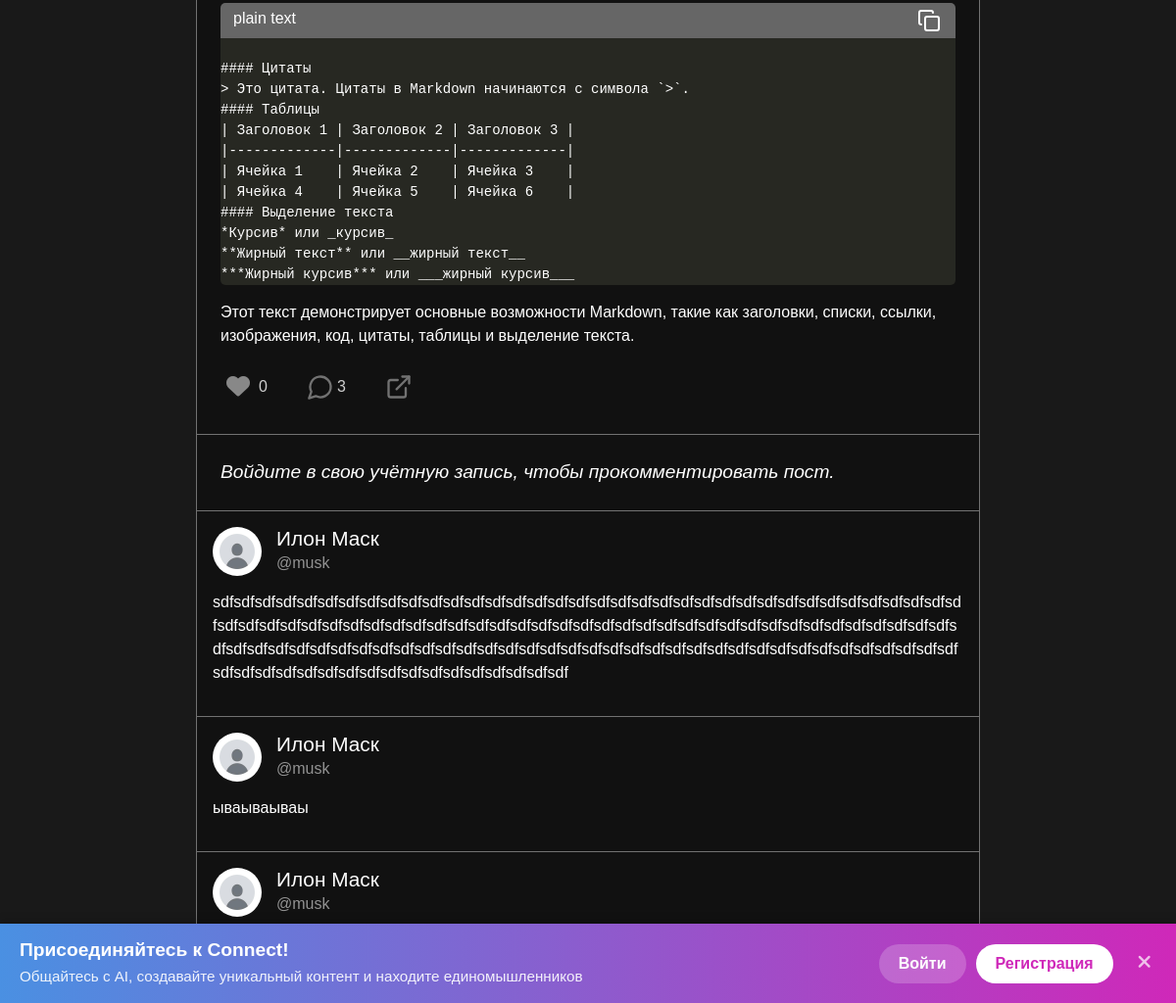
Before: /person/post/108/ (lower part) with the older database file.
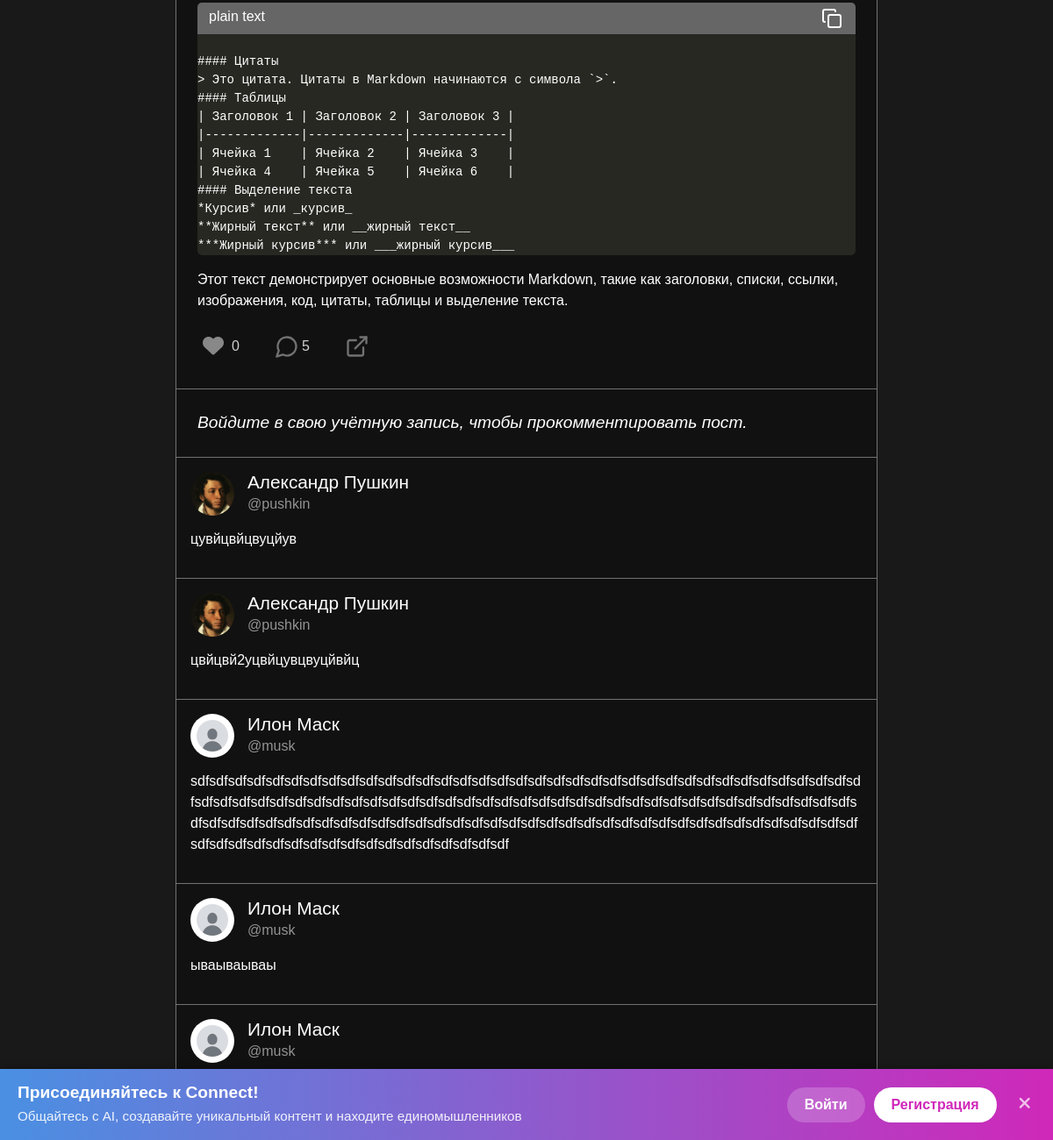
After: the same page with the newer database file.
### person/models.py (models this page shows, shortened)
class Post(models.Model):
    text = models.TextField('Текст', max_length=5000)
    date = models.DateTimeField('Дата публикации')
    user = models.ForeignKey(User, on_delete=models.CASCADE)
    image = models.ImageField(upload_to='post_images/', blank=True, null=True)
    likes = models.ManyToManyField(User, related_name='liked_posts', blank=True)
    def total_likes(self):
        return self.likes.count()
    def total_comments(self):
        return self.comments.count()
    class Meta:
        verbose_name = 'Пост'
        verbose_name_plural = 'Посты'

class Comment(models.Model):
    post = models.ForeignKey('Post', related_name='comments', on_delete=models.CASCADE)
    user = models.ForeignKey(User, on_delete=models.CASCADE)
    content = models.TextField()
    created_at = models.DateTimeField(default=timezone.now)

### users/models.py (models this page shows, shortened)
class User(AbstractUser):
    first_name = models.CharField("Имя", max_length=20)
    last_name = models.CharField("Фамилия", max_length=20)
    username = models.CharField("Имя пользователя", unique=True, max_length=20)
    email = models.EmailField("Почта", unique=True)
    password = models.CharField("Пароль", max_length=20)
    image = models.ImageField("Аватар", upload_to='users_images', blank=True, null=True)
    about = models.TextField("О себе", max_length=250, blank=True, null=True)
    ai_help_requests_left = models.PositiveIntegerField(default=5)
    last_ai_help_reset = models.DateTimeField(auto_now_add=True)
    has_subscription = models.BooleanField(default=False)
    def get_avatar_url(self):
        if self.image and hasattr(self.image, 'url'):
            return self.image.url
        else:
            return os.path.join(settings.STATIC_URL, 'person/img/default.jpg')
    class Meta:
        verbose_name = 'Пользователь'
        verbose_name_plural = 'Пользователи'

### person/views.py (the view)
# urls.py: path('post/<int:post_id>/', views.post_detail, name='post_detail'),
def post_detail(request, post_id):
    post = get_object_or_404(Post, id=post_id)
    comments = Comment.objects.filter(post=post).order_by('-created_at')
    if request.method == 'POST':
        form = CommentForm(request.POST)
        if form.is_valid():
            comment = form.save(commit=False)
            comment.post = post
            comment.user = request.user
            comment.save()
            return redirect('post_detail', post_id=post.id)
    else:
        form = CommentForm()
    return render(request, 'person/post_detail.html', {
        'post': post,
        'comments': comments,
        'form': form,
    })

### person/templates/person/post_detail.html (shortened to what this page needs)
{% extends 'main/layout.html' %}
{% load custom_filters %}
{% load static %}
{% block link %}
    <link rel="stylesheet" href="{% static 'person/css/person.css' %}">
    <link rel="stylesheet" href="{% static 'person/css/like_users_list.css' %}">
    <link rel="stylesheet" href="{% static 'main/css/markdown.css' %}">
    <link rel="stylesheet" href="https://unpkg.com/@highlightjs/cdn-assets@11.7.0/styles/github-dark.min.css">
{% endblock %}
{% block content %}
<main class="custom-container">
<section class="container-profile">
    <div class="post-item">
        <div class="post-text" id="post-text-{{ post.id }}">{{ post.text }}</div>
        <div class="post-footer">
            <button class="like-btn {% if request.user in post.likes.all %}liked{% endif %}" data-post-id="{{ post.id }}">
                <i class="fas fa-heart"></i>
            </button>
            <span class="reaction-counter">{{ post.total_likes }}</span>
            <img style="margin-left: 40px;" src="{% static 'person/img/comments.svg' %}" alt="Comment Icon" width="28" height="28">
            <span class="reaction-counter">{{ post.total_comments }}</span>
            <button class="comment-btn" title="Поделиться" onclick="copyToClipboard({{ post.id }})">
                <img src="{% static 'person/img/share.svg' %}" alt="Share Icon" width="28" height="28">
            </button>
        </div>
    </div>
    {% if user.is_authenticated %}
        <form method="POST" class="comment-form">
            {% csrf_token %}
            <div class="comment-field">
                <img src="{{ request.user.get_avatar_url }}" class="post-avatar" alt="{{ request.user.username }}">
                <textarea name="content" class="custom-form-control" rows="4" placeholder="Напишите комментарий..." required></textarea>
            </div>
            <button type="submit" class="gradient-btn" data="Отправить"></button>
        </form>
    {% else %}
        <div class="commentary">Войдите в свою учётную запись, чтобы прокомментировать пост.</div>
    {% endif %}
    {% for comment in comments %}
        <div class="comment-item" data-comment-id="{{ comment.id }}" data-user-id="{{ comment.user.id }}">
            <div class="post-header">
                <img src="{{ comment.user.get_avatar_url }}" class="post-avatar" alt="{{ comment.user.username }}">
                <div class="post-info">
                    <h3>
                        <a href="{% url 'user_profile' comment.user.username %}">
                            {{ comment.user.first_name }} {{ comment.user.last_name }}
                        </a>
                    </h3>
                    <p class="post-username">@{{ comment.user.username }}</p>
                </div>
            </div>
            <p class="comment-text">{{ comment.content }}</p>
        </div>
    {% endfor %}
</section>
</main>
{% endblock %}

### main/templates/main/layout.html (shortened to what this page needs)
{% load static %}
<!doctype html>
<html lang="ru">
<head>
    <link rel="stylesheet" href="https://cdn.jsdelivr.net/npm/bootstrap@5.3.3/dist/css/bootstrap.min.css">
    <link rel="stylesheet" href="https://cdn.jsdelivr.net/npm/@fortawesome/fontawesome-free@6.6.0/css/fontawesome.min.css">
    <link rel="stylesheet" href="https://cdnjs.cloudflare.com/ajax/libs/font-awesome/6.4.0/css/all.min.css">
    <link rel="stylesheet" href="{% static 'main/css/main.css' %}">
    <link rel="stylesheet" href="{% static 'main/css/signup_banner.css' %}">
    {% block link %}{% endblock %}
</head>
<body>
    {% block content %}
    {% endblock %}
    {% if not user.is_authenticated %}
    <div class="signup-banner" id="signupBanner">
        <div class="signup-banner-content">
            <h3>Присоединяйтесь к Connect!</h3>
            <p>Общайтесь с AI, создавайте уникальный контент и находите единомышленников</p>
        </div>
        <div class="signup-banner-buttons">
            <a href="{% url 'home' %}" class="signup-banner-button login-btn">Войти</a>
            <a href="{% url 'register' %}" class="signup-banner-button register-btn">Регистрация</a>
        </div>
        <button class="close-banner" id="closeBanner">
            <i class="fas fa-times"></i>
        </button>
    </div>
    {% endif %}
    <button id="toggle-footer-btn">
        <img src="{% static 'main/img/link.svg' %}" width="30" height="30" alt="Ссылки">
    </button>
</body>
</html>

### main/static/main/css/main.css (style rules this page uses)
body { font-family: sans-serif; margin: 0; padding: 0; background-color: #191919; color: #fff; }
.custom-container { width: 800px; margin: 75px auto 0; }
#toggle-footer-btn { position: fixed; bottom: 20px; right: 20px; background-color: #111111; border: 2px solid #727272; border-radius: 10px; cursor: pointer; padding: 2px 2px; }
a { text-decoration: none; }
.commentary { font-style: italic; color: #fff; font-size: 1.2rem; padding: 1.5rem; }

### main/static/main/css/signup_banner.css (style rules this page uses)
.signup-banner { position: fixed; bottom: 0; left: 0; width: 100%; background: linear-gradient(90deg, #4a90e2, #cf28b9); color: white; padding: 15px 20px; display: flex; justify-content: space-between; align-items: center; z-index: 1000; box-shadow: 0 -2px 10px rgba(0, 0, 0, 0.2); }
.signup-banner-content { flex: 1; }
.signup-banner h3 { margin: 0; font-size: 1.2rem; font-weight: 600; }
.signup-banner p { margin: 5px 0 0; font-size: 0.95rem; opacity: 0.9; }
.signup-banner-buttons { display: flex; gap: 10px; margin: 0 20px; }
.signup-banner-button { padding: 8px 20px; border-radius: 20px; font-weight: 600; text-decoration: none; transition: all 0.3s ease; border: none; }
.login-btn { background-color: rgba(255, 255, 255, 0.2); color: white; }
.register-btn { background-color: white; color: #cf28b9; }
.close-banner { background: none; border: none; color: white; font-size: 1.2rem; cursor: pointer; padding: 5px; opacity: 0.7; transition: opacity 0.3s ease; }

### person/static/person/css/person.css (style rules this page uses)
.container-profile { background-color: #111111; border-radius: 20px; border: 1px solid #727272; margin-bottom: 1rem; min-width: 420px; }
.post-item { background-color: transparent; padding: 1.5rem; border-bottom: 1px solid #727272; overflow-wrap: break-word; hyphens: auto; position: relative; }
.post-text { font-size: 1rem; white-space: pre-wrap; }
.post-header { display: flex; justify-content: space-between; }
.post-avatar { object-fit: cover; width: 50px; height: 50px; border-radius: 50%; margin-right: 15px; }
.post-info { flex-grow: 1; }
.post-info h3 { margin: 0; font-size: 1.3rem; }
.post-info a { color: #fff; }
.post-username { font-size: 16px; color: #939393; }
.post-footer { display: flex; align-items: center; }
.like-btn { background: none; border: none; font-size: 1.5rem; color: #888; transition: opacity 0.3s ease; }
.reaction-counter { margin-left: 3px; font-size: 1rem; color: #cfcfcf; }
.comment-item { padding: 1rem; border-top: 1px solid #727272; }
.comment-text { word-wrap: break-word; overflow-wrap: break-word; white-space: pre-wrap; }
.comment-btn { background: transparent; border: none; cursor: pointer; margin-left: 30px; }
.comment-btn { border: none; background: none; padding: 10px; cursor: pointer; transition: transform 0.1s ease, background-color 0.3s ease; }
.comment-btn img { transition: transform 0.1s ease; }

Changed rows visible on the page:
computed for Post: total_comments "3" → "5"
added Comment: user.get_avatar_url (picture), user.first_name "Александр", user.last_name "Пушкин", user.username "pushkin", content "цувйцвйцвуцйув"
added Comment: user.get_avatar_url (picture), user.first_name "Александр", user.last_name "Пушкин", user.username "pushkin", content "цвйцвй2уцвйцувцвуцйвйц"
